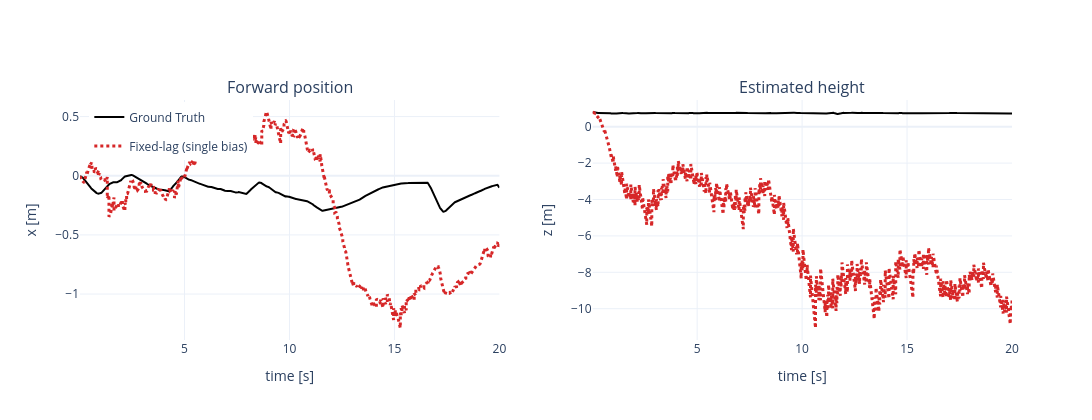

Notebook code cell kept with this figure:
### Code cell
fig = make_subplots(rows=1, cols=2, subplot_titles=("Forward position", "Estimated height"))

# Plot ground truth first (as reference)
if GROUND_TRUTH:
    gt_times = np.array([row["timestamp_s"] for row in GROUND_TRUTH])
    gt_xs = np.array([row["x"] for row in GROUND_TRUTH])
    gt_zs = np.array([row["z"] for row in GROUND_TRUTH])
    gt_line = dict(color="black", width=2, dash="solid")
    fig.add_trace(go.Scatter(x=gt_times, y=gt_xs, mode="lines", name="Ground Truth", 
                             line=gt_line, legendgroup="gt"), row=1, col=1)
    fig.add_trace(go.Scatter(x=gt_times, y=gt_zs, mode="lines", name="Ground Truth", 
                             line=gt_line, legendgroup="gt", showlegend=False), row=1, col=2)

# Plot estimator results
for variant, result in DISPLAY_RESULTS.items():
    trajectory = result["trajectory"]
    times = np.array([row["timestamp_s"] for row in trajectory])
    xs = np.array([row["x"] for row in trajectory])
    zs = np.array([row["z"] for row in trajectory])
    line = dict(color=COLORS[variant], width=3, dash=LINE_STYLES[variant])
    fig.add_trace(go.Scatter(x=times, y=xs, mode="lines", name=LABELS[variant], line=line, legendgroup=variant), row=1, col=1)
    fig.add_trace(go.Scatter(x=times, y=zs, mode="lines", name=LABELS[variant], line=line, legendgroup=variant, showlegend=False), row=1, col=2)

fig.update_xaxes(title_text="time [s]", row=1, col=1)
fig.update_xaxes(title_text="time [s]", row=1, col=2)
fig.update_yaxes(title_text="x [m]", row=1, col=1)
fig.update_yaxes(title_text="z [m]", row=1, col=2)
fig.update_layout(height=420, width=1100, template="plotly_white", legend=dict(x=0.01, y=0.99))
fig.show()

### Figure 1 — Plotly figure (JSON) as saved in the notebook; plotly's stock layout.template omitted (floating-point values rounded to 4 significant figures; data arrays with more than 128 entries replaced by an {"elided": "..."} marker saying what was removed)
{"data": [{"legendgroup": "gt", "line": {"color": "black", "dash": "solid", "width": 2}, "mode": "lines", "name": "Ground Truth", "type": "scatter", "x": {"elided": "1000 float values"}, "xaxis": "x", "y": {"elided": "1000 float values"}, "yaxis": "y"}, {"legendgroup": "gt", "line": {"color": "black", "dash": "solid", "width": 2}, "mode": "lines", "name": "Ground Truth", "showlegend": false, "type": "scatter", "x": {"elided": "1000 float values"}, "xaxis": "x2", "y": {"elided": "1000 float values"}, "yaxis": "y2"}, {"legendgroup": "fixed_lag_single_bias", "line": {"color": "#d62728", "dash": "dot", "width": 3}, "mode": "lines", "name": "Fixed-lag (single bias)", "type": "scatter", "x": {"elided": "1453 float values"}, "xaxis": "x", "y": {"elided": "1453 float values"}, "yaxis": "y"}, {"legendgroup": "fixed_lag_single_bias", "line": {"color": "#d62728", "dash": "dot", "width": 3}, "mode": "lines", "name": "Fixed-lag (single bias)", "showlegend": false, "type": "scatter", "x": {"elided": "1453 float values"}, "xaxis": "x2", "y": {"elided": "1453 float values"}, "yaxis": "y2"}], "layout": {"annotations": [{"font": {"size": 16}, "showarrow": false, "text": "Forward position", "x": 0.225, "xanchor": "center", "xref": "paper", "y": 1, "yanchor": "bottom", "yref": "paper"}, {"font": {"size": 16}, "showarrow": false, "text": "Estimated height", "x": 0.775, "xanchor": "center", "xref": "paper", "y": 1, "yanchor": "bottom", "yref": "paper"}], "height": 420, "legend": {"x": 0.01, "y": 0.99}, "width": 1100, "xaxis": {"anchor": "y", "domain": [0, 0.45], "title": {"text": "time [s]"}}, "xaxis2": {"anchor": "y2", "domain": [0.55, 1], "title": {"text": "time [s]"}}, "yaxis": {"anchor": "x", "domain": [0, 1], "title": {"text": "x [m]"}}, "yaxis2": {"anchor": "x2", "domain": [0, 1], "title": {"text": "z [m]"}}}}
